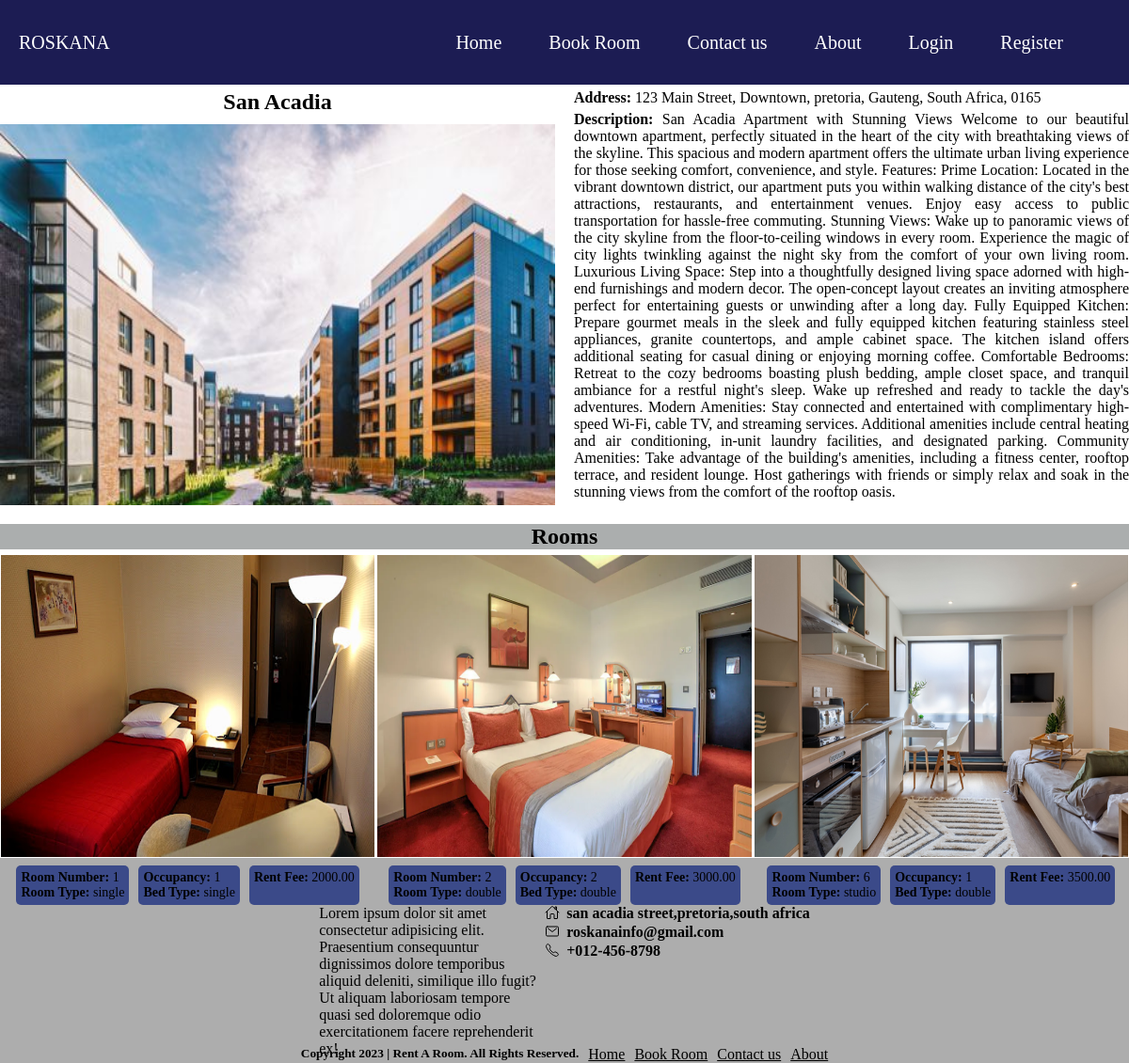
The page /apartment/1/ on the database its author committed.
### apartmentApp/models.py (models this page shows, shortened)
class Property(models.Model):
    property_name = models.CharField(max_length=200)
    property_type = models.CharField(max_length=200)
    property_numRooms = models.PositiveIntegerField()
    property_numPeopleCurrent = models.PositiveIntegerField()
    property_image = models.ImageField(upload_to='property/')
    address = models.CharField(max_length=255)
    city = models.CharField(max_length=100)
    state = models.CharField(max_length=100)
    country = models.CharField(max_length=100)
    zipcode = models.CharField(max_length=20)
    description = models.TextField()
    facilities = models.ManyToManyField('Facility')
    owner_name = models.CharField(max_length=100)
    owner_email = models.EmailField()
    owner_phone = models.CharField(max_length=20)
    average_rating = models.DecimalField(max_digits=3, decimal_places=2, null=True, blank=True)
    number_of_reviews = models.PositiveIntegerField(default=0)

class Room(models.Model):
    property = models.ForeignKey(Property, related_name='rooms', on_delete=models.CASCADE)
    room_number = models.CharField(max_length=50)
    room_type = models.CharField(max_length=100)
    occupancy = models.PositiveIntegerField(default=0)
    bed_type = models.CharField(max_length=100)
    rent_fee = models.DecimalField(max_digits=10, decimal_places=2)
    is_available = models.BooleanField(default=True)
    room_image = models.ImageField(upload_to='rooms/')
    number_of_bathrooms = models.PositiveIntegerField(default=1)
    number_of_kitchens = models.PositiveIntegerField(default=1)
    property_num_bed_Rooms = models.PositiveIntegerField(default=1)
    property_numPeopleCurrent = models.PositiveIntegerField(default=0)
    amenities = models.ManyToManyField(Amenity)
    features = models.ManyToManyField(Feature)
    class Meta:
        unique_together = ('property', 'room_number')

### apartmentApp/views.py (the view)
# urls.py: path('apartment/<int:apartment_id>/', views.apartment_detail, name='apartment_detail'),
def apartment_detail(request, apartment_id):
    apartment = get_object_or_404(Property, pk=apartment_id)
    rooms = Room.objects.filter(property=apartment)
    return render(request, 'apartmentApp/apartment_detail.html', {'apartment': apartment, 'rooms': rooms})

### templates/apartmentApp/apartment_detail.html
{% extends 'apartmentApp/base.html' %}
{% block content %}
<div class="apartment-details">
    <div class="left-column">
        <h1 style="
        text-align: center;
        padding-top: 5px;
        ">{{ apartment.property_name }}</h1>
        <img src="{{ apartment.property_image.url }}" alt="{{ apartment.property_name }}">
    </div>
    <div class="right-column">
        <p><strong>Address:</strong> {{ apartment.address }}, {{ apartment.city }}, {{ apartment.state }}, {{ apartment.country }}, {{ apartment.zipcode }}</p>
        <p><strong>Description:</strong> {{ apartment.description }}</p>
    </div>
</div>
<div class="room-list">
    <h2 style="
    background-color: rgba(71, 77, 77, 0.456);
    text-align: center;
    margin-bottom: 5px;
    ">Rooms</h2>
    <ul>
        {% for room in rooms %}
        <li>
            <img src="{{ room.room_image.url }}" alt="{{ room.property.property_name }}">
            <div class="dataR">
                <div class="n1">
                    <p><strong>Room Number:</strong> {{ room.room_number }}</p>
                    <p><strong>Room Type:</strong> {{ room.room_type }}</p>
                </div>
                <div class="n1">
                    <p><strong>Occupancy:</strong> {{ room.occupancy }}</p>
                    <p><strong>Bed Type:</strong> {{ room.bed_type }}</p>
                </div>
                <div class="n1">
                    <p><strong>Rent Fee:</strong> {{ room.rent_fee }}</p>
                </div>
            </div>
        </li>
        {% endfor %}
    </ul>
</div>
{% endblock %}

### templates/apartmentApp/base.html (shortened to what this page needs)
<!DOCTYPE html>
{% load static %}
<html lang="en">
<head>
    <link rel="stylesheet"  href="{% static 'css/style.css'%}">
</head>
<body>
    <div class="header">
        <div class="logo">ROSKANA</div>
        <ul class="nav">
            <a href="{% url 'apartName:home' %}">Home</a>
            <a href="#">Book Room</a>
            <a href="#">Contact us</a>
            <a href="#">About</a>
            {% if user.is_authenticated %}
            {% else %}
                <a href="{% url 'apartName:login' %}">Login</a>
                <a href="{% url 'apartName:register' %}">Register</a>
            {% endif %}
        </ul>
    </div>
    {% block content %}
    {% endblock %}
    <div class="footer">
        <div class="about">
            <p>Lorem ipsum dolor sit amet consectetur adipisicing elit. Praesentium consequuntur dignissimos dolore temporibus aliquid deleniti, similique illo fugit? Ut aliquam laboriosam tempore quasi sed doloremque odio exercitationem facere reprehenderit ex!</p>
        </div>
        <div class="contacts">
            <div class="num1">
                <span><ion-icon name="home-outline"></ion-icon></span>
                <h4>san acadia street,pretoria,south africa</h4>
            </div>
            <div class="num1">
                <span><ion-icon name="mail-outline"></ion-icon></span>
                <h4>roskanainfo@gmail.com</h4>
            </div>
            <div class="num1">
                <span><ion-icon name="call-outline"></ion-icon></span>
                <h4>+012-456-8798</h4>
            </div>
        </div>
    </div>
    <div class="statubar">
        <h5>Copyright 2023 | Rent A Room. All Rights Reserved.</h5>
        <a href="#">Home</a>
        <a href="#">Book Room</a>
        <a href="#">Contact us</a>
        <a href="#">About</a>
    </div>
</body>
</html>

### static/css/style.css (style rules this page uses)
* { padding: 0px; margin: 0px; }
.header { background: rgb(28, 28, 83); height: 50px; padding: 20px; font-size: 20px; color: white; display: flex; }
.logo { display: flex; align-items: center; }
.nav a { text-decoration: none; margin-right: 50px; color: white; margin-left: auto; }
.nav { margin-left: auto; display: flex; align-items: center; }
.footer { display: flex; padding-bottom: 50px; padding-top: 50px; height: 100px; justify-content: center; background-color:rgba(128, 128, 128, 0.646); }
.about { width: 20%; }
.about p { text-align: start; }
.num1 { display: flex; }
.num1 h4 { margin-left: 7px; }
.statubar { display: flex; justify-content: center; background-color:rgba(128, 128, 128, 0.646); }
.statubar a { text-decoration: underline; margin-left: 10px; display: flex; color:black; }
img { width: 100%; height: 100%; max-width: 100%; max-height: 400px; }
.apartment-details { margin-bottom: 20px; display: flex; flex-wrap: wrap; }
.apartment-details .left-column { flex: 1; margin-right: 20px; overflow: hidden; }
.apartment-details .right-column { flex: 1; text-align: justify; padding-top: 5px; }
.apartment-details h1 { font-size: 24px; margin-bottom: 10px; }
.apartment-details img { max-width: 100%; max-height: 100%; margin-bottom: 10px; }
.apartment-details p { font-size: 16px; margin-bottom: 5px; }
.room-list ul { list-style-type: none; padding: 0; display: grid; grid-template-columns: repeat(auto-fit, minmax(300px, 1fr)); gap: 1px; }
.room-list li { padding: 1px; text-align: center; }
.room-list img { width: 100%; height: 100%; max-width: 100%; max-height: 400px; }
.room-list p { margin: 0; font-size: 14px; }
.dataR { display: flex; justify-content: center; }
.n1 { text-align: left; padding: 5px; background: rgba(9, 31, 122, 0.694); margin: 5px; border-radius: 5px; color: rgb(0, 0, 0); }
h2 { text-align: center; margin-bottom: 20px; }
h1 { text-align: center; margin-bottom: 20px; }

### rows shown on the page
Property: property_name "San Acadia", property_image (picture), address "123 Main Street, Downtown", city "pretoria", state "Gauteng", country "South Africa", zipcode "0165", description "San Acadia Apartment with Stunning Views Welcome to our beautiful downtown apartment, perfectly situated in the heart of the city with breathtaking views of the skyline. This spacious and modern apartment offers the ultimate urban living experience for those seeking comfort, convenience, and style. Features: Prime Location: Located in the vibrant downtown district, our apartment puts you within walking distance of the city's best attractions, restaurants, and entertainment venues. Enjoy easy access to public transportation for hassle-free commuting. Stunning Views: Wake up to panoramic views of the city skyline from the floor-to-ceiling windows in every room. Experience the magic of city…"
Room: room_image (picture), room_number "1", room_type "single", occupancy "1", bed_type "single", rent_fee "2000.00"
Room: room_image (picture), room_number "2", room_type "double", occupancy "2", bed_type "double", rent_fee "3000.00"
Room: room_image (picture), room_number "6", room_type "studio", occupancy "1", bed_type "double", rent_fee "3500.00"
